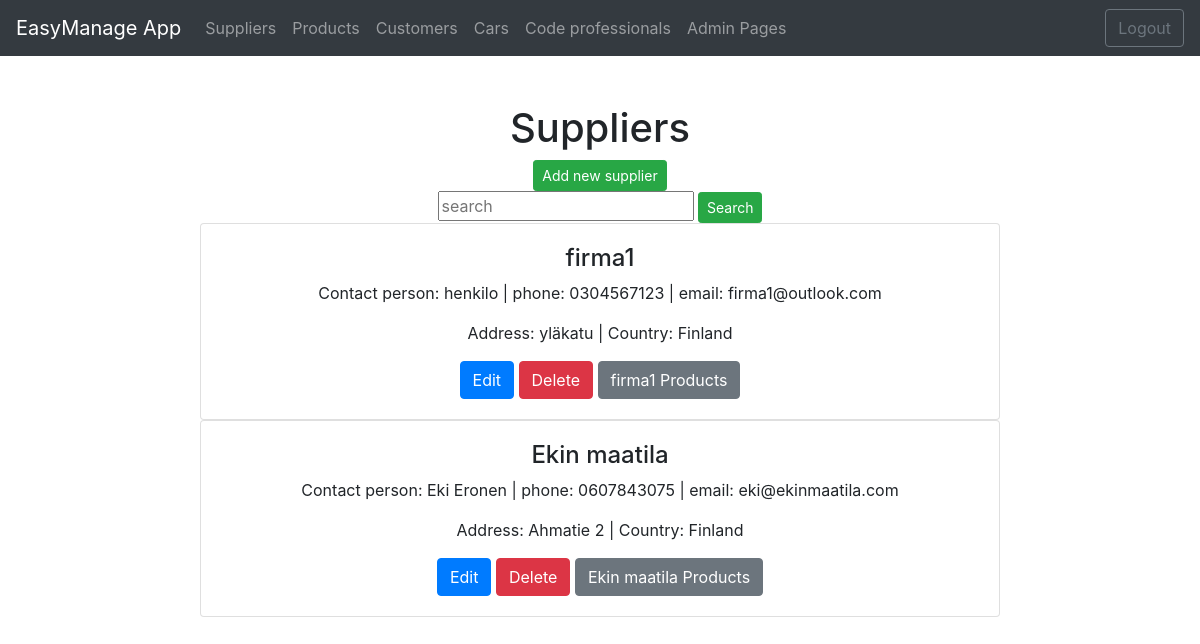
/suppliers/ (signed in), run on an earlier commit of the app's database.
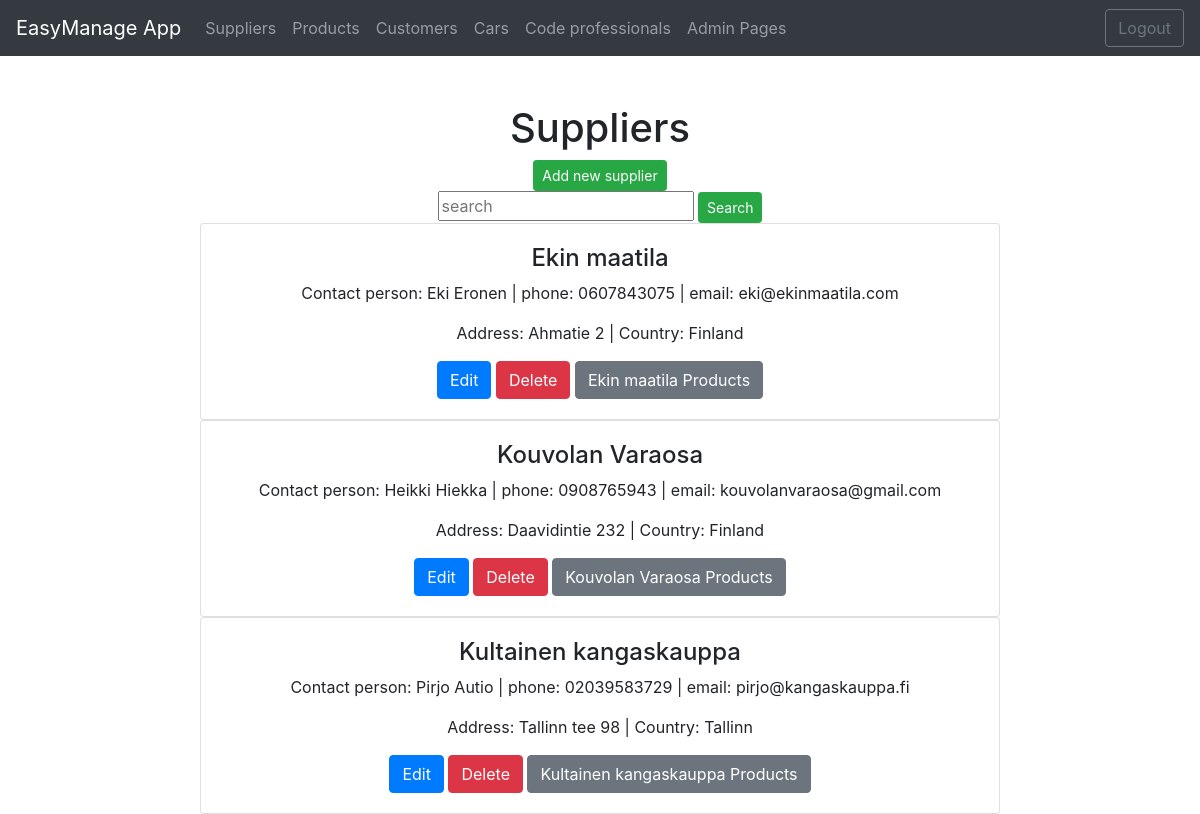
And on a later commit of the database.
### app/models.py (models this page shows, shortened)
class Supplier(models.Model):
    companyname = models.CharField(max_length= 50, default="firma")
    contactname = models.CharField(max_length= 50, default="firma")
    address = models.CharField(max_length= 100, default="firma")
    phone = models.CharField(max_length= 20, default="firma")
    email = models.CharField(max_length= 50, default="firma")
    country = models.CharField(max_length= 50, default="firma")

### app/views.py (the view)
# urls.py: path('suppliers/', supplierlistview),
def supplierlistview(request):
    if not request.user.is_authenticated:
        return render (request, "loginpage.html")
    else:
        supplierlist = Supplier.objects.all()
        context = {'suppliers': supplierlist}
        return render (request,"supplierlist.html",context)

### app/templates/supplierlist.html (shortened to what this page needs)
{% extends 'index.html' %}
{% block content %}
<br />
<br />
<h1>Suppliers</h1>
<button id="add-btn" class="btn btn-success btn-sm" onclick="showaddform()">Add new supplier</button>
<form method="post" action="/search-suppliers/">
    <input class="card-text" class="card-text" type="text" placeholder="search" name="search">
    <input type="submit" value="Search" class="btn btn-success btn-sm" name="">
</form>
{% for s in suppliers %}
<div class="card" style="max-width: 50rem;">
    <div class="card-body">
        <h4 class="card-titlet">{{s.companyname}}</h4>
        <p class="card-text">Contact person: {{s.contactname}} | phone: {{s.phone}} | email: {{s.email}} </p>
        <p class="card-text">Address: {{s.address}} | Country: {{s.country}}</p>
        <a href="/edit-supplier-get/{{s.id}}/" class="btn btn-primary">Edit</a>
        <a href="/confirm-delete-supplier/{{s.id}}/" class="btn btn-danger">Delete</a>
        <a href="/products-by-supplier/{{s.id}}/" class="btn btn-secondary">{{s.companyname}} Products</a>
    </div>
</div>
{% empty %}
<div class="card" style="width: 50rem;">
    <div class="card-body">
        <p class="card-text">No suppliers found in the database </p>
    </div>
</div>
{%endfor%}
{% endblock %}

What changed in the data, as far as the page shows it:
removed Supplier: companyname "firma1", contactname "henkilo", phone "0304567123", email "firma1@outlook.com", address "yläkatu", country "Finland"
added Supplier: companyname "Kouvolan Varaosa", contactname "Heikki Hiekka", phone "0908765943", email "kouvolanvaraosa@gmail.com", address "Daavidintie 232", country "Finland"
added Supplier: companyname "Kultainen kangaskauppa", contactname "Pirjo Autio", phone "02039583729", email "pirjo@kangaskauppa.fi", address "Tallinn tee 98", country "Tallinn"
